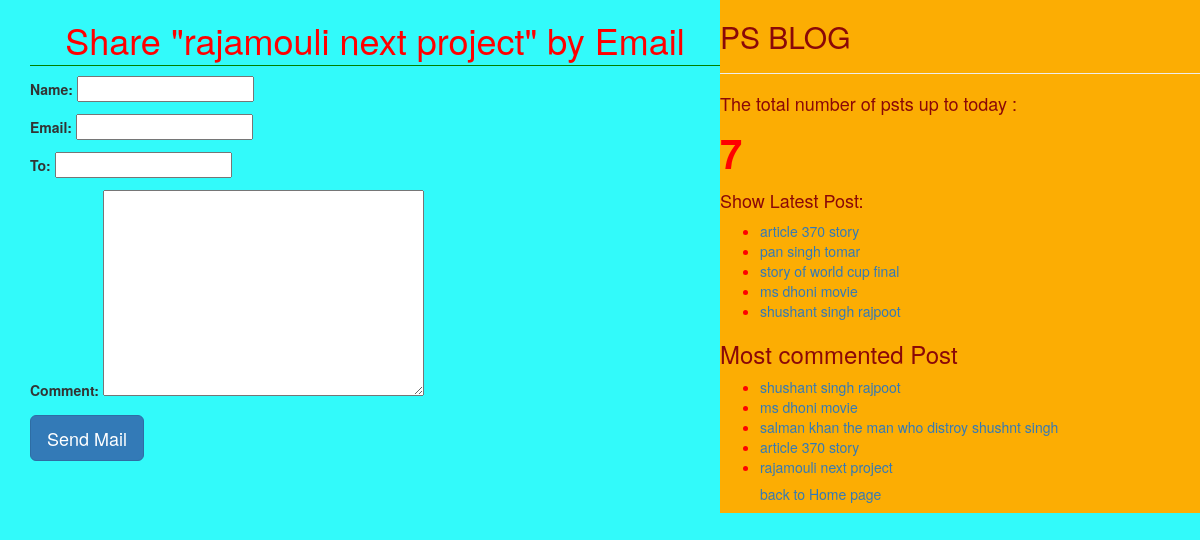
The app's page /2/share/ with its own data.
### Blog/models.py (models this page shows, shortened)
class Post(models.Model):
    STATUS_CHOICES=(('draft','Draft'),('published','Published'))
    title=models.CharField(max_length=256)
    slug=models.SlugField(max_length=264,unique_for_date='publish')
    author=models.ForeignKey(User,related_name='blog_posts',on_delete=models.DO_NOTHING)
    body=models.TextField()
    publish=models.DateTimeField(default=timezone.now)
    created=models.DateTimeField(auto_now_add=True)
    updated=models.DateTimeField(auto_now=True)
    status=models.CharField(max_length=10,choices=STATUS_CHOICES,default='draft')
    objects=CustomManager()
    tags=TaggableManager()
    class Meta:
        ordering=('-publish',)
    def get_absolute_url(self):
        return reverse('post_detail',args=[self.publish.year,self.publish.strftime('%m')
        ,self.publish.strftime('%d'),self.slug])

### Blog/views.py (the view)
# urls.py: url(r'^(?P<id>\d+)/share/$',views.mail_send_view)
def mail_send_view(request,id):
    post=get_object_or_404(Post,id=id,status='published')
    sent=False
    if request.method=='POST':
        form=EmailsendForm(request.POST)
        if form.is_valid():
            cd=form.cleaned_data
            print(cd)
            subject='{}({}) recomends you to read"{}"'.format(cd['name'],cd['email'],post.title)
            post_url=request.build_absolute_uri(post.get_absolute_url())
            print(post_url)
            message='Read post At:\n{}\n\n{}\'s Comments:\n{}'.format(post_url,cd['name'],cd['comment'])
            send_mail(subject, message, 'monubhadoriya786@gmail.com',[cd['to']])
            sent=True
    else:
        form=EmailsendForm()
    return render(request,'blog/sharebyemail.html',{'form':form,'post':post,'sent':sent})

### Blog/forms.py
class EmailsendForm(forms.Form):
    name=forms.CharField()
    email=forms.EmailField()
    to=forms.EmailField()
    comment=forms.CharField(required=False,widget=forms.Textarea)

### Blog/models.py (called while the page is built)
    def get_queryset(self):
        return super().get_queryset().filter(status='published')

### Blog/templatetags/blog_tag.py (called while the page is built)
@register.simple_tag(name='my_tag')
def total_post():
    return Post.objects.count()

@register.inclusion_tag('blog/latest_posts123.html')
def show_latest_post(count=3):
    latest_posts=Post.objects.order_by('-publish')[:count]
    return {'latest_posts':latest_posts}

@register.simple_tag
def get_most_commented_posts(count=5):
    return Post.objects.annotate(total_comments=Count('comments')).order_by('-total_comments')[:count]

### templates/blog/sharebyemail.html (shortened to what this page needs)
<!DOCTYPE html>
{%extends 'blog/base.html'%}
  {%block content%}
  {% if sent %}
  <h1>Email successfully sent</h1>
  <h2>post with the title: {{post.title}} information shared by email</h2>
  {%else%}
  <h1>Share "{{post.title}}" by Email</h1>
    <form method="POST">
      {{form.as_p}}
      <input type="submit" class="btn btn-primary btn-lg" value="Send Mail">
    </form>
  {%endif%}
  {%endblock%}

### templates/blog/base.html (shortened to what this page needs)
<!DOCTYPE html>
{%load static%}
{%load blog_tag%}
<html lang="en" dir="ltr">
  <head>
<link rel="stylesheet" href="https://stackpath.bootstrapcdn.com/bootstrap/3.4.1/css/bootstrap.min.css"
>
<link rel="stylesheet" href="{%static "css/blog1.css" %}">
  </head>
  <body>
    <div class="content">
      {%block content%}   {%endblock%}
    </div>
    <div class="sidebar">
      <h2>PS BLOG</h2><hr>
      <p><h4>The total number of psts up to today :</h4> <span id="pcount">{%my_tag%}</span></p>
      <h4>Show Latest Post:</h4>{%show_latest_post 5 %}
      <h3>Most commented Post</h3>
      {% get_most_commented_posts as most_commented_post%}
      <ul>
        {%for post in most_commented_post%}
        <li id="anchor"><a href="{{post.get_absolute_url}}">{{post.title}}</a></li>
        {%endfor%}
        <h5><a href="/"> back to Home page</a></h5>
      </ul>
    </div>
  </body>
</html>

### templates/blog/latest_posts123.html
<ul>
  {% for post in latest_posts %}
  <li id="anchor"><a href="{{post.get_absolute_url}}">{{post.title}}</a></li>
  {%endfor%}
</ul>

### static/css/blog1.css (style rules this page uses)
.content { width:60%; float:left; padding: 0 0 0 30px; background: #32fafa; height: 100% }
.sidebar { width:40%; float:right; background: #fcad03; margin:0 0 10 0px; height: 100%; color: #8a0808; }
h1 { color: red; text-align: center; border-bottom: 1px solid green; padding-bottom: 5px; }
body { background: #32fafa; }
#pcount { font-size: 40px; color: red; font-weight: bold; }
#anchor { color: red; }

### records on screen
Post: title "rajamouli next project"
Post: title "article 370 story"
Post: title "pan singh tomar"
Post: title "story of world cup final"
Post: title "ms dhoni movie"
Post: title "shushant singh rajpoot"
Post: title "salman khan the man who distroy shushnt singh"
